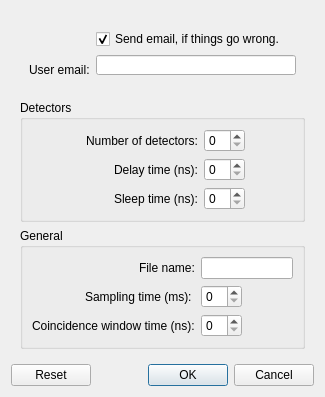
<?xml version="1.0" encoding="UTF-8"?>
<ui version="4.0">
 <class>Dialog</class>
 <widget class="QDialog" name="Dialog">
  <property name="geometry">
   <rect>
    <x>0</x>
    <y>0</y>
    <width>325</width>
    <height>335</height>
   </rect>
  </property>
  <property name="sizePolicy">
   <sizepolicy hsizetype="Preferred" vsizetype="Maximum">
    <horstretch>0</horstretch>
    <verstretch>0</verstretch>
   </sizepolicy>
  </property>
  <property name="windowTitle">
   <string>Default properties</string>
  </property>
  <layout class="QVBoxLayout" name="verticalLayout">
   <item>
    <widget class="QWidget" name="widget" native="true">
     <layout class="QVBoxLayout" name="verticalLayout_2">
      <item>
       <widget class="QWidget" name="widget_2" native="true">
        <property name="sizePolicy">
         <sizepolicy hsizetype="Preferred" vsizetype="Maximum">
          <horstretch>0</horstretch>
          <verstretch>0</verstretch>
         </sizepolicy>
        </property>
        <property name="minimumSize">
         <size>
          <width>0</width>
          <height>0</height>
         </size>
        </property>
        <property name="maximumSize">
         <size>
          <width>16777215</width>
          <height>16777215</height>
         </size>
        </property>
        <layout class="QFormLayout" name="formLayout_3">
         <item row="0" column="1">
          <widget class="QCheckBox" name="email_checkBox">
           <property name="text">
            <string>Send email, if things go wrong.</string>
           </property>
           <property name="checked">
            <bool>true</bool>
           </property>
          </widget>
         </item>
         <item row="1" column="1">
          <widget class="QLineEdit" name="email_lineEdit">
           <property name="sizePolicy">
            <sizepolicy hsizetype="Expanding" vsizetype="Minimum">
             <horstretch>0</horstretch>
             <verstretch>0</verstretch>
            </sizepolicy>
           </property>
           <property name="minimumSize">
            <size>
             <width>0</width>
             <height>20</height>
            </size>
           </property>
           <property name="maximumSize">
            <size>
             <width>16777215</width>
             <height>20</height>
            </size>
           </property>
          </widget>
         </item>
         <item row="1" column="0">
          <widget class="QLabel" name="label">
           <property name="sizePolicy">
            <sizepolicy hsizetype="Preferred" vsizetype="Minimum">
             <horstretch>0</horstretch>
             <verstretch>0</verstretch>
            </sizepolicy>
           </property>
           <property name="minimumSize">
            <size>
             <width>0</width>
             <height>30</height>
            </size>
           </property>
           <property name="maximumSize">
            <size>
             <width>16777215</width>
             <height>30</height>
            </size>
           </property>
           <property name="text">
            <string>User email:</string>
           </property>
          </widget>
         </item>
        </layout>
       </widget>
      </item>
      <item>
       <widget class="QGroupBox" name="groupBox">
        <property name="sizePolicy">
         <sizepolicy hsizetype="Preferred" vsizetype="Maximum">
          <horstretch>0</horstretch>
          <verstretch>0</verstretch>
         </sizepolicy>
        </property>
        <property name="title">
         <string>Detectors</string>
        </property>
        <layout class="QFormLayout" name="formLayout">
         <property name="labelAlignment">
          <set>Qt::AlignRight|Qt::AlignTrailing|Qt::AlignVCenter</set>
         </property>
         <property name="formAlignment">
          <set>Qt::AlignHCenter|Qt::AlignTop</set>
         </property>
         <item row="0" column="0">
          <widget class="QLabel" name="label_2">
           <property name="sizePolicy">
            <sizepolicy hsizetype="Expanding" vsizetype="Preferred">
             <horstretch>0</horstretch>
             <verstretch>0</verstretch>
            </sizepolicy>
           </property>
           <property name="text">
            <string>Number of detectors:</string>
           </property>
          </widget>
         </item>
         <item row="1" column="0">
          <widget class="QLabel" name="label_3">
           <property name="text">
            <string>Delay time (ns):</string>
           </property>
          </widget>
         </item>
         <item row="1" column="1">
          <widget class="QSpinBox" name="delay_spinBox">
           <property name="sizePolicy">
            <sizepolicy hsizetype="Maximum" vsizetype="Fixed">
             <horstretch>0</horstretch>
             <verstretch>0</verstretch>
            </sizepolicy>
           </property>
          </widget>
         </item>
         <item row="2" column="0">
          <widget class="QLabel" name="label_4">
           <property name="text">
            <string>Sleep time (ns):</string>
           </property>
          </widget>
         </item>
         <item row="2" column="1">
          <widget class="QSpinBox" name="sleep_spinBox">
           <property name="sizePolicy">
            <sizepolicy hsizetype="Maximum" vsizetype="Fixed">
             <horstretch>0</horstretch>
             <verstretch>0</verstretch>
            </sizepolicy>
           </property>
          </widget>
         </item>
         <item row="0" column="1">
          <widget class="QSpinBox" name="ndetectors_spinBox">
           <property name="sizePolicy">
            <sizepolicy hsizetype="Maximum" vsizetype="Fixed">
             <horstretch>0</horstretch>
             <verstretch>0</verstretch>
            </sizepolicy>
           </property>
          </widget>
         </item>
        </layout>
       </widget>
      </item>
      <item>
       <widget class="QGroupBox" name="groupBox_2">
        <property name="sizePolicy">
         <sizepolicy hsizetype="Preferred" vsizetype="Maximum">
          <horstretch>0</horstretch>
          <verstretch>0</verstretch>
         </sizepolicy>
        </property>
        <property name="title">
         <string>General</string>
        </property>
        <layout class="QFormLayout" name="formLayout_2">
         <property name="labelAlignment">
          <set>Qt::AlignRight|Qt::AlignTrailing|Qt::AlignVCenter</set>
         </property>
         <item row="0" column="0">
          <widget class="QLabel" name="label_5">
           <property name="text">
            <string>File name:</string>
           </property>
          </widget>
         </item>
         <item row="1" column="0">
          <widget class="QLabel" name="label_6">
           <property name="text">
            <string>Sampling time (ms): </string>
           </property>
          </widget>
         </item>
         <item row="0" column="1">
          <widget class="QLineEdit" name="file_lineEdit"/>
         </item>
         <item row="1" column="1">
          <widget class="QSpinBox" name="sampling_spinBox">
           <property name="sizePolicy">
            <sizepolicy hsizetype="Maximum" vsizetype="Fixed">
             <horstretch>0</horstretch>
             <verstretch>0</verstretch>
            </sizepolicy>
           </property>
          </widget>
         </item>
         <item row="3" column="1">
          <widget class="QSpinBox" name="coincidence_spinBox">
           <property name="sizePolicy">
            <sizepolicy hsizetype="Maximum" vsizetype="Fixed">
             <horstretch>0</horstretch>
             <verstretch>0</verstretch>
            </sizepolicy>
           </property>
          </widget>
         </item>
         <item row="3" column="0">
          <widget class="QLabel" name="label_7">
           <property name="text">
            <string>Coincidence window time (ns):</string>
           </property>
          </widget>
         </item>
        </layout>
       </widget>
      </item>
     </layout>
    </widget>
   </item>
   <item>
    <widget class="QDialogButtonBox" name="buttonBox">
     <property name="orientation">
      <enum>Qt::Horizontal</enum>
     </property>
     <property name="standardButtons">
      <set>QDialogButtonBox::Cancel|QDialogButtonBox::Ok|QDialogButtonBox::Reset</set>
     </property>
     <property name="centerButtons">
      <bool>false</bool>
     </property>
    </widget>
   </item>
  </layout>
 </widget>
 <resources/>
 <connections>
  <connection>
   <sender>buttonBox</sender>
   <signal>accepted()</signal>
   <receiver>Dialog</receiver>
   <slot>accept()</slot>
   <hints>
    <hint type="sourcelabel">
     <x>248</x>
     <y>254</y>
    </hint>
    <hint type="destinationlabel">
     <x>157</x>
     <y>274</y>
    </hint>
   </hints>
  </connection>
  <connection>
   <sender>buttonBox</sender>
   <signal>rejected()</signal>
   <receiver>Dialog</receiver>
   <slot>reject()</slot>
   <hints>
    <hint type="sourcelabel">
     <x>316</x>
     <y>260</y>
    </hint>
    <hint type="destinationlabel">
     <x>286</x>
     <y>274</y>
    </hint>
   </hints>
  </connection>
 </connections>
</ui>
